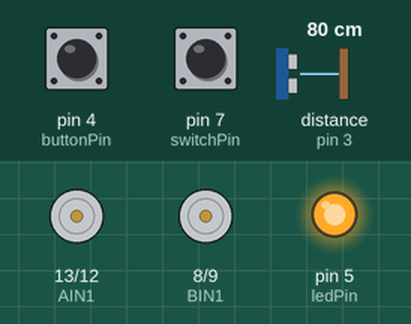
Recording of a sketch running on a simulated Arduino Uno, built with avr-gcc and run on an emulated ATmega328P. On the bench: motor-driver pin pairs drawn as motors (green arrow = first pin HIGH = forward, orange = second pin HIGH = backward, longer = more drive, scaled by the enable pin), output pins drawn as LEDs (lit = HIGH). Wiring (inferred from the names in the program): ultrasonic range finder: trigger pin 2; echo pin 3. Inputs (shaded band) come from the test bench; at power-on: pin 4 (buttonPin) HIGH, pin 7 (switchPin) HIGH, distance to the obstacle (sensor on pin 3) 80 cm. The echo pulse lasts 58.3 µs per cm; pins used as bus, display or sensor lines are not drawn; what the sketch prints to the serial monitor is not drawn.

Above: at 1.2 s.
1.3 s: pin 4 (buttonPin) pulled LOW for 0.15 s
At 1.8 s:
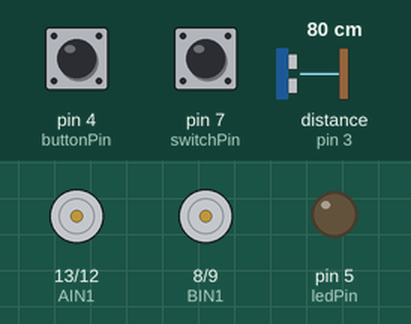
2.9 s: pin 7 (switchPin) pulled LOW for 0.15 s
At 2.97 s:
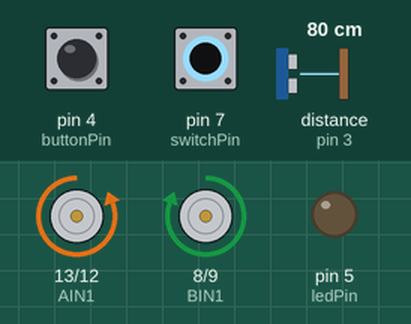
4.5 s: distance to the obstacle (sensor on pin 3) set to 2 cm
7.5 s: pin 7 (switchPin) pulled LOW for 1 s
At 8.3 s:
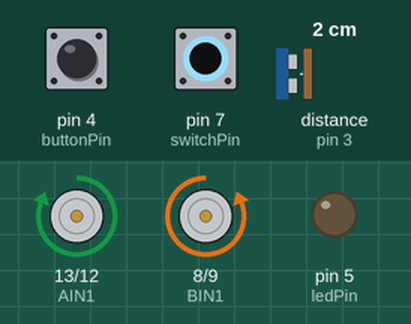
10.0 s: pin 7 (switchPin) pulled LOW for 0.15 s
At 10.07 s:
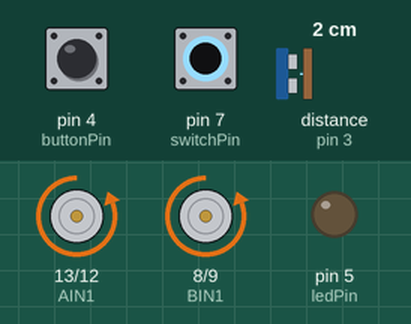
11.6 s: pin 4 (buttonPin) pulled LOW for 1 s
At 13.0 s:
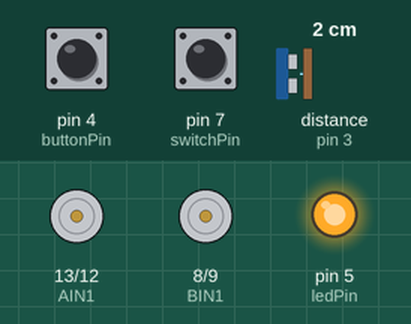
Timing chart, 0 to 14.6 s (numbered marks = the images above; inputs shaded):
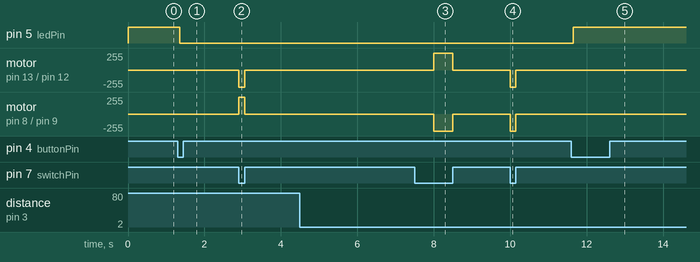

The sketch:

AutonomousControl.ino
```cpp
/*
  This robot will drive around on its own and react to obstacles by backing up and turning to a new direction.
  The sketch was adapted from one of the activities in the SparkFun Guide to Arduino.
*/

// the right motor will be controlled by the motor A pins on the motor driver
const int AIN1 = 13;  //control pin 1 on the motor driver for the right motor
const int AIN2 = 12;  //control pin 2 on the motor driver for the right motor
const int PWMA = 11;  //speed control pin on the motor driver for the right motor

//the left motor will be controlled by the motor B pins on the motor driver
const int PWMB = 10;  //speed control pin on the motor driver for the left motor
const int BIN2 = 9;   //control pin 2 on the motor driver for the left motor
const int BIN1 = 8;   //control pin 1 on the motor driver for the left motor

//distance variables
const int trigPin = 2;
const int echoPin = 3;
const int buttonPin = 4;
const int ledPin = 5;
int switchPin = 7;  //switch to turn the robot on and off

int lastSteadyState = LOW;           // the previous steady state from the input pin
int lastFlickerableState = LOW;      // the previous flickerable state from the input pin
int currentState;                    // the current reading from the input pin
unsigned long lastDebounceTime = 0;  // the last time the output pin was toggled
unsigned long debounceDelay = 50;    // the debounce time; increase if the output flickers
unsigned long now;

byte incomingByte;
String infoString;
bool remote = true;
float distance = 0;  //variable to store the distance measured by the distance sensor
float rollingAvg;

//robot behaviour variables
int backupTime = 1000;  //amount of time that the robot will back up when it senses an object
int turnTime = 400;     //amount that the robot will turn once it has backed up
bool firstTime = false;
bool firstTimeInfo = false;
const int driveTimePerCm = 25;  //this is the number of milliseconds that it takes the robot to drive 1 cm
long lastDrive = 0;
byte incomingDriveDistance = 10;
int driveDistance;
long drivePeriod = driveTimePerCm * 1;
const int turnTimePerCm = 25;  //this is the number of milliseconds that it takes to turn the robot 1 degree

long lastEcho = 0;
const int echoDelay = 50;
long lastSendEcho = 0;
const int sendEchoDelay = 1000;

int turnState = 0;
unsigned long lastTurn = 0;
const long turnDelay = 500;
long turnDelayTotal = 0;
bool turning = false;

enum State {
  idle,
  receiving,
  move,
  moveFor
}

carState = receiving;

/********************************************************************************/
void setup() {
  pinMode(trigPin, OUTPUT);  //this pin will send ultrasonic pulses out from the distance sensor
  pinMode(echoPin, INPUT);   //this pin will sense when the pulses reflect back to the distance sensor
  pinMode(ledPin, OUTPUT);

  pinMode(switchPin, INPUT_PULLUP);  //set this as a pullup to sense whether the switch is flipped
  pinMode(buttonPin, INPUT_PULLUP);  //set this as a pullup to sense whether the button is pressed


  //set the motor control pins as outputs
  pinMode(AIN1, OUTPUT);
  pinMode(AIN2, OUTPUT);
  pinMode(PWMA, OUTPUT);
  pinMode(BIN1, OUTPUT);
  pinMode(BIN2, OUTPUT);
  pinMode(PWMB, OUTPUT);

  digitalWrite(ledPin, LOW);

  Serial.begin(9600);                       //begin serial communication with the computer
  Serial.print("To infinity and beyond!");  //test the serial connection
}

/********************************************************************************/
void loop() {
  now = millis();
  if (now - lastSendEcho >= sendEchoDelay) {
    sendEcho();
    lastSendEcho += sendEchoDelay;
  }

  now = millis();
  if ((now - lastEcho) >= echoDelay) {
    distance = getDistance();
    lastEcho += echoDelay;
  }


  checkCarMode();
  if (!remote) {
    if (firstTime) firstTime = false;
    digitalWrite(ledPin, LOW);
    //DETECT THE DISTANCE READ BY THE DISTANCE SENSOR

    if (digitalRead(switchPin) == LOW) {  //if the on switch is flipped
      if (distance < 10 || turning) {

        turning = true;
        now = millis();

        if ((now - lastTurn) >= turnDelayTotal) {

          if (turnState == 0) {
            //stop for a moment
            rightMotor(0);
            leftMotor(0);
            lastTurn = now;
            turnDelayTotal = turnDelay;
            turnState = 1;
          }

          else if (turnState == 1) {
            //back up
            rightMotor(-255);
            leftMotor(-255);
            lastTurn = now;
            turnDelayTotal = backupTime;
            turnState = 2;
          }

          else if (turnState == 2) {
            //turn away from obstacle
            rightMotor(255);
            leftMotor(-255);
            lastTurn = now;
            turnDelayTotal = turnTime;
            turnState = 3;
          }
          else if (turnState == 3){
            turnState = 0;
            turning = false;
          }

        }

      } else {
        rightMotor(255);
        leftMotor(255);
      }

    } else {  //if the switch is off then stop
      //stop the motors
      rightMotor(0);
      leftMotor(0);
    }

  } else {
    digitalWrite(ledPin, HIGH);
    if (firstTime) {
      firstTime = false;
      rightMotor(0);
      leftMotor(0);
    }

    if (carState == receiving && digitalRead(switchPin) == LOW) {
      if (Serial.available() > 0) {
        // read the incoming byte:
        incomingByte = Serial.read();
      }
      if (incomingByte == 0x21) {
        carState = idle;
      }

    } else if (carState == idle) {

      if (Serial.available() > 0) {
        // read the incoming byte:
        incomingByte = Serial.read();
      }

      if (incomingByte == 0x35) {
        carState = move;
        lastDrive = millis();
      }

    } else if (carState == move) {
      if (Serial.available() > 0) {
        incomingByte = Serial.read();
      }

      if (incomingByte == 0x66) {
        rightMotor(255);
        leftMotor(255);
        infoString = "Forwards for ";
        sendInfo(infoString);
        firstTimeInfo = true;
        carState = moveFor;

      } else if (incomingByte == 0x62) {
        rightMotor(-255);
        leftMotor(-255);
        infoString = "Backwards for ";
        sendInfo(infoString);
        firstTimeInfo = true;
        carState = moveFor;

      } else if (incomingByte == 0x6c) {
        rightMotor(-255);
        leftMotor(255);
        infoString = "Left for ";
        sendInfo(infoString);
        firstTimeInfo = true;
        carState = moveFor;

      } else if (incomingByte == 0x72) {
        rightMotor(255);
        leftMotor(-255);
        infoString = "Right for ";
        sendInfo(infoString);
        firstTimeInfo = true;
        carState = moveFor;
      }

    } else if (carState == moveFor) {

      if (Serial.available() > 0) {
        incomingDriveDistance = Serial.read();
      }

      driveDistance = (int)incomingDriveDistance;
      drivePeriod = abs(driveDistance) * driveTimePerCm;

      if (firstTimeInfo) {
        infoString = (String)abs(driveDistance) + "cm.";
        sendInfo(infoString);
        firstTimeInfo = false;
      }

      now = millis();
      if (now - lastDrive > drivePeriod) {
        leftMotor(0);
        rightMotor(0);
        carState = receiving;
      }
    }
  }
}

/********************************************************************************/
void rightMotor(int motorSpeed)  //function for driving the right motor
{
  motorSpeed = -motorSpeed;
  if (motorSpeed > 0)  //if the motor should drive forward (positive speed)
  {
    digitalWrite(AIN1, HIGH);  //set pin 1 to high
    digitalWrite(AIN2, LOW);   //set pin 2 to low
  } else if (motorSpeed < 0)   //if the motor should drive backward (negative speed)
  {
    digitalWrite(AIN1, LOW);   //set pin 1 to low
    digitalWrite(AIN2, HIGH);  //set pin 2 to high
  } else                       //if the motor should stop
  {
    digitalWrite(AIN1, LOW);  //set pin 1 to low
    digitalWrite(AIN2, LOW);  //set pin 2 to low
  }
  analogWrite(PWMA, abs(motorSpeed));  //now that the motor direction is set, drive it at the entered speed
}

/********************************************************************************/
void leftMotor(int motorSpeed)  //function for driving the left motor
{
  if (motorSpeed > 0)  //if the motor should drive forward (positive speed)
  {
    digitalWrite(BIN1, HIGH);  //set pin 1 to high
    digitalWrite(BIN2, LOW);   //set pin 2 to low
  } else if (motorSpeed < 0)   //if the motor should drive backward (negative speed)
  {
    digitalWrite(BIN1, LOW);   //set pin 1 to low
    digitalWrite(BIN2, HIGH);  //set pin 2 to high
  } else                       //if the motor should stop
  {
    digitalWrite(BIN1, LOW);  //set pin 1 to low
    digitalWrite(BIN2, LOW);  //set pin 2 to low
  }
  analogWrite(PWMB, abs(motorSpeed));  //now that the motor direction is set, drive it at the entered speed
}

/********************************************************************************/
unsigned long echoTime;  //variable to store the time it takes for a ping to bounce off an object
//RETURNS THE DISTANCE MEASURED BY THE HC-SR04 DISTANCE SENSOR

float getDistance() {
  float calculatedDistance;  //variable to store the distance calculated from the echo time

  //send out an ultrasonic pulse that's 10ms long
  digitalWrite(trigPin, HIGH);
  delayMicroseconds(10);
  digitalWrite(trigPin, LOW);
  echoTime = pulseIn(echoPin, HIGH);                 //use the pulsein command to see how long it takes for the
                                                     //pulse to bounce back to the sensor
  calculatedDistance = ((echoTime * 0.0343) / 2.0);  //calculate the distance of the object that reflected the pulse (half the bounce time multiplied by the speed of sound)
  return calculatedDistance;                         //send back the distance that was calculated
}

void checkCarMode() {
  currentState = digitalRead(buttonPin);
  if (currentState != lastFlickerableState) {
    // reset the debouncing timer
    lastDebounceTime = millis();
    lastFlickerableState = currentState;
  }
  if ((millis() - lastDebounceTime) > debounceDelay) {
    if (lastSteadyState == HIGH && currentState == LOW) {
      firstTime = true;
      remote = !remote;
      turnState = 0;
      turning = false;
    }
    lastSteadyState = currentState;
  }
}

void sendEcho() {
  Serial.write(0x21);
  Serial.write(0x34);
  Serial.write(echoTime >> 24);
  Serial.write(echoTime >> 16);
  Serial.write(echoTime >> 8);
  Serial.write(echoTime);
}

void sendInfo(String infoString) {
  Serial.write(0x21);
  Serial.write(0x30);
  int l = infoString.length();
  Serial.write(l >> 8);
  Serial.write(l);

  for (int i = 0; i < l; i++) {
    Serial.write(infoString[i]);
  }
}
```

Measured:
- after the input at 1.3 s, pin 5 (ledPin): HIGH → LOW after 0.06 s
- after the input at 2.9 s, motor on pin 13 (AIN1) / pin 12 (AIN2): stopped → backward 255/255 at once, → stopped 0.15 s later; motor on pin 8 (BIN1) / pin 9 (BIN2): stopped → forward 255/255 at once, → stopped 0.15 s later
- after the input at 4.5 s, every drawn part: stays the same
- after the input at 7.5 s, motor on pin 13 (AIN1) / pin 12 (AIN2): stopped → forward 255/255 after 0.50 s, → stopped 0.50 s later; motor on pin 8 (BIN1) / pin 9 (BIN2): stopped → backward 255/255 after 0.50 s, → stopped 0.50 s later
- after the input at 10.0 s, motor on pin 13 (AIN1) / pin 12 (AIN2), motor on pin 8 (BIN1) / pin 9 (BIN2): stopped → backward 255/255 at once, → stopped 0.15 s later
- after the input at 11.6 s, pin 5 (ledPin): LOW → HIGH after 0.05 s
